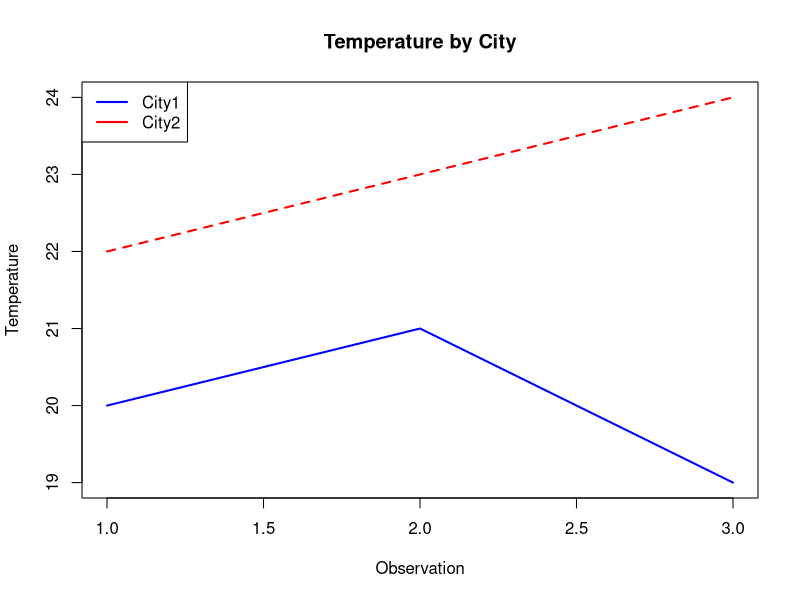

This chart was generated by the following R code:
# Data
city <- c(rep("City1", 3), rep("City2", 3))
temperature <- c(20, 21, 19, 22, 23, 24)

# Plot with lines for each city
matplot(matrix(temperature, ncol = 2), type = "l", col = c("blue", "red"), lwd = 2, xlab = "Observation", ylab = "Temperature", main = "Temperature by City")

# Add legend
legend("topleft", legend = c("City1", "City2"), col = c("blue", "red"), lty = 1, lwd = 2)
